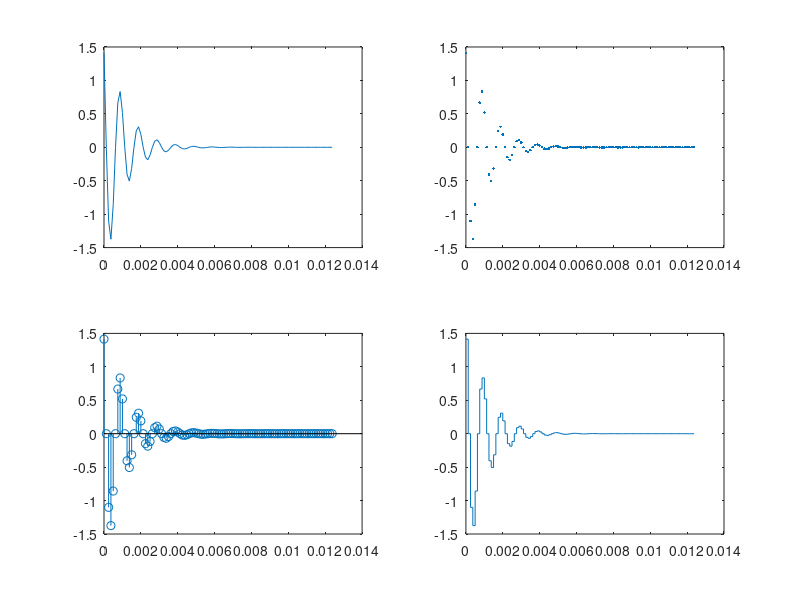

The MATLAB source for this figure: (Note: this script raises an error after producing the figure.)
close all
clc
Fs = 8e3;
t = 0:1/Fs:1;
t = t';
A = 2;
f0 = 1e3;
phi = pi/4;
s1 = A * cos(2*pi*f0*t + phi);
alpha = 1e3;
s2 = exp(-alpha*t) .* s1;
g = figure();
subplot (2,2,1); plot(t(1:100), s2(1:100))
subplot (2,2,2); plot(t(1:100), s2(1:100), '.')
subplot (2,2,3); stem(t(1:100), s2(1:100))
subplot (2,2,4); stairs(t(1:100), s2(1:100))
s = figure();
spectrum(s2, Fs);

saveas(g,'../fig/graph1','png');
saveas(s,'../fig/spec1','png');